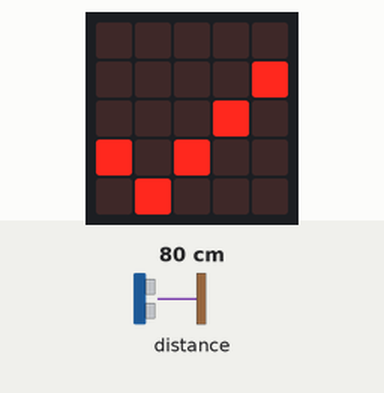
The program below on a simulated BBC micro:bit (MakeCode). Shown: the board's 5×5 LED display. The inputs (shaded band) are chosen by the test bench; at power-on: distance to the obstacle 80 cm.

Above: at 1.2 s.
1.3 s: distance to the obstacle set to 11 cm
3.0 s: distance to the obstacle set to 8 cm
At 3.4 s:
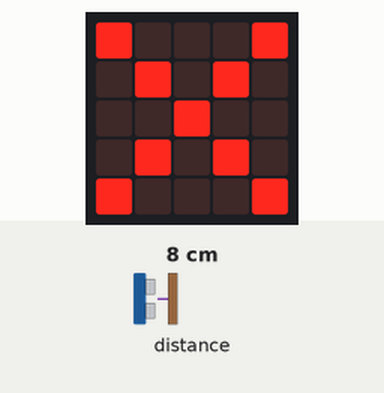
4.6 s: distance to the obstacle set to 18 cm
At 5.9 s:
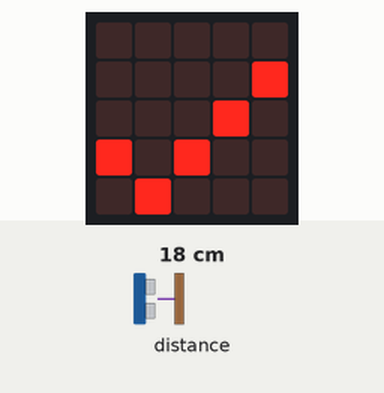
6.4 s: distance to the obstacle set to 2 cm
At 7.2 s:
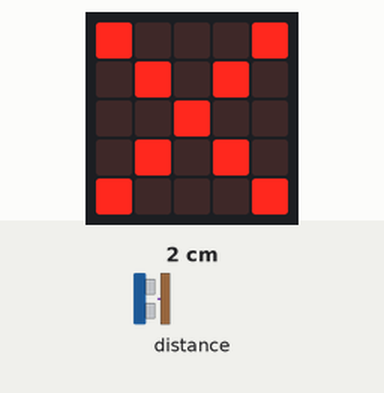
Timing chart, 0 to 9.3 s (numbered marks = the images above; inputs shaded):
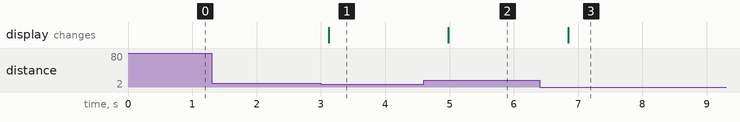

The program:

main.ts
```typescript
let distance = 0
basic.forever(function () {
    distance = sonar.ping(
    DigitalPin.P0,
    DigitalPin.P1,
    PingUnit.Centimeters
    )
    if (distance < 10) {
        basic.showIcon(IconNames.No)
    } else {
        basic.showIcon(IconNames.Yes)
    }
})
```

test.ts
```typescript
// les tests vont ici ; cela ne sera pas compilé si ce paquet est utilisé en tant qu'extension.
```

Measured:
- the behaviour switches between 10 and 9 cm on distance to the obstacle (found by bisection; images 0 and 1)
- after the input at 1.3 s, every drawn part: stays the same
- after the input at 3.0 s, the display: changes after 0.12 s (image 1)
- after the input at 4.6 s, the display: changes after 0.38 s (image 2)
- after the input at 6.4 s, the display: changes after 0.45 s (image 3)
